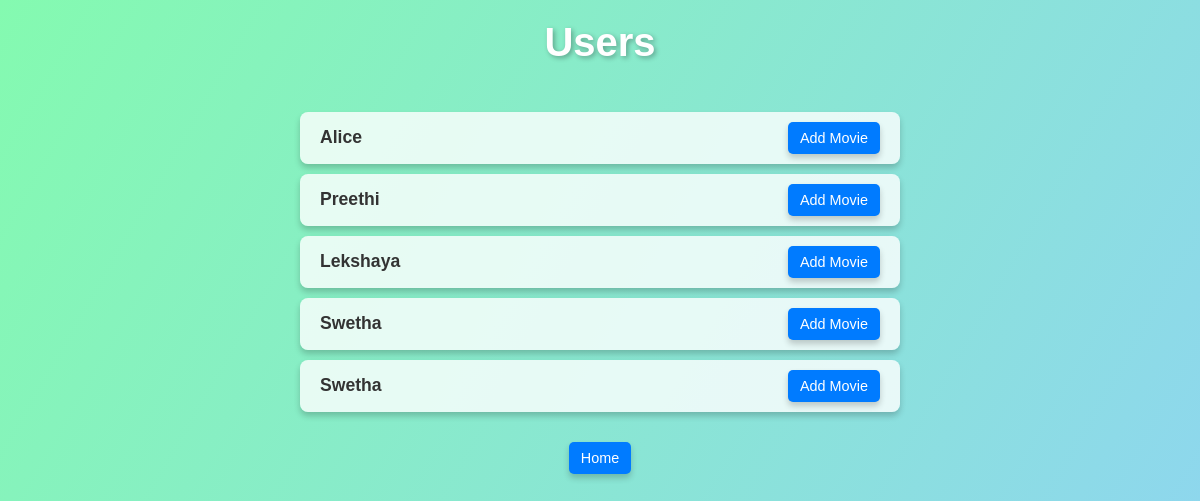
/users, run on an earlier commit of the app's database.
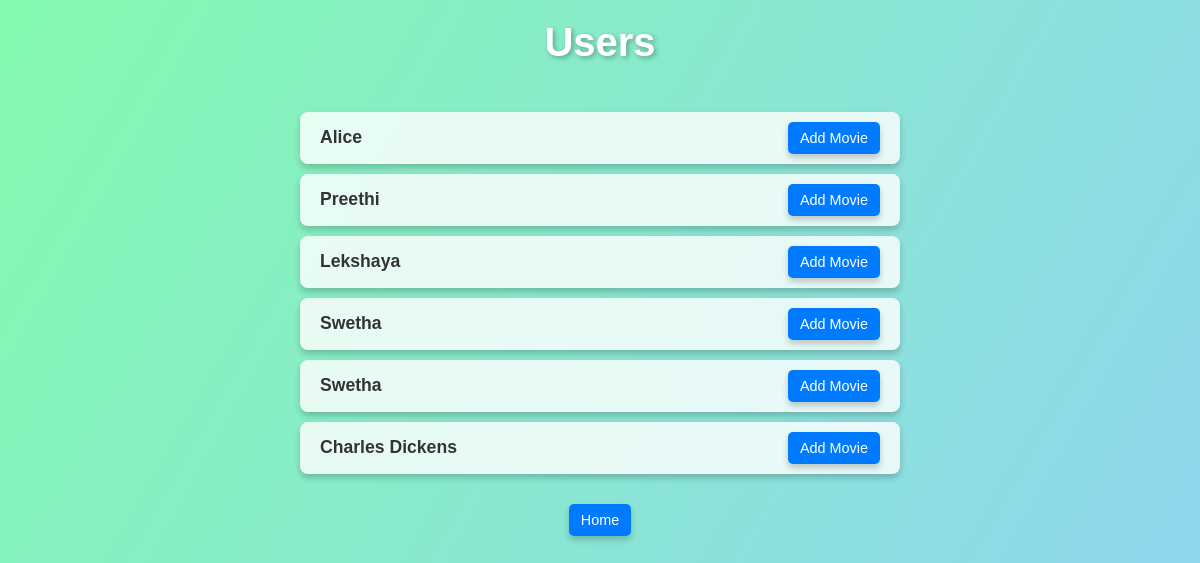
And on a later commit of the database.
### DataManager/data_models.py (models this page shows, shortened)
class User(db.Model):  # Inherit from db.Model
    __tablename__ = 'users'
    id = db.Column(db.Integer, primary_key=True, autoincrement=True)
    name = db.Column(db.String(50))
    def __repr__(self):
        return f"<Author(id={self.id}, name='{self.name}')>"

### app.py (the view)
@app.route('/users')
def list_users():
    users = data_manger.get_all_users()  # Get all users from the database
    print(users)
    return render_template("users_list.html", users=users)  # Pass users to a template

### DataManager/sqlite_datamanager.py (called while the page is built)
    def get_all_users(self):
        with self.app.app_context():
            return User.query.all()

### templates/users_list.html (shortened to what this page needs)
<!DOCTYPE html>
<html lang="en">
<head>
</head>
<body>
    <h1>Users</h1>
    <ul>
        {% for user in users %}
        <li>
            <a href="{{ url_for('user_movies', user_id=user.id) }}">{{ user.name }}</a>
            <a href="{{ url_for('add_movie', user_id=user.id) }}">
                <button type="button">Add Movie</button>
            </a>
        </li>
        {% endfor %}
    </ul>
    <a href="/"><button type="button">Home</button></a>
</body>
</html>

What changed in the data, as far as the page shows it:
added User: name "Charles Dickens"
